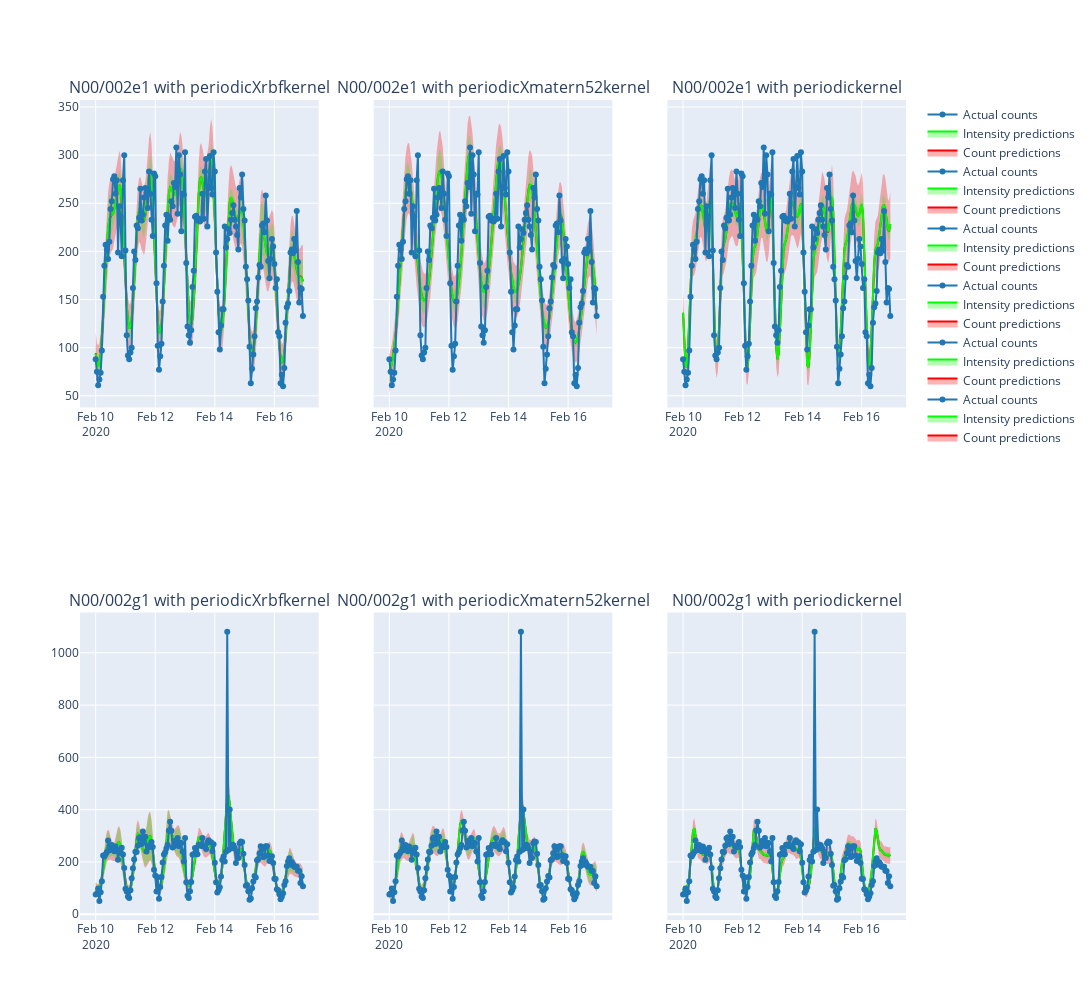

The notebook cell this image was saved under:
### Code cell
fig.update_layout(
    width=1500,
    height=1000
)
fig.show()

### Figure 1 — Plotly figure (JSON) as saved in the notebook; plotly's stock layout.template omitted (floating-point values rounded to 4 significant figures; data arrays with more than 128 entries replaced by an {"elided": "..."} marker saying what was removed)
{"data": [{"line": {"width": 0}, "marker": {"color": "#444"}, "mode": "lines", "name": "$Counts \\mu-2\\sigma$", "showlegend": false, "type": "scatter", "x": {"elided": "168 str values"}, "xaxis": "x", "y": {"elided": "168 float values"}, "yaxis": "y"}, {"fill": "tonexty", "fillcolor": "rgba(255,0,0,0.3)", "line": {"color": "rgb(255, 0, 0)"}, "mode": "lines", "name": "Count predictions", "type": "scatter", "x": {"elided": "168 str values"}, "xaxis": "x", "y": {"elided": "168 float values"}, "yaxis": "y"}, {"fill": "tonexty", "fillcolor": "rgba(255,0,0,0.3)", "line": {"width": 0}, "marker": {"color": "#444"}, "mode": "lines", "name": "$Counts \\mu+2\\sigma$", "showlegend": false, "type": "scatter", "x": {"elided": "168 str values"}, "xaxis": "x", "y": {"elided": "168 float values"}, "yaxis": "y"}, {"line": {"width": 0}, "marker": {"color": "#444"}, "mode": "lines", "name": "$Intensity \\mu-2\\sigma$", "showlegend": false, "type": "scatter", "x": {"elided": "168 str values"}, "xaxis": "x", "y": {"elided": "168 float values"}, "yaxis": "y"}, {"fill": "tonexty", "fillcolor": "rgba(0,255,0,0.3)", "line": {"color": "rgb(0, 255, 0)"}, "mode": "lines", "name": "Intensity predictions", "type": "scatter", "x": {"elided": "168 str values"}, "xaxis": "x", "y": {"elided": "168 float values"}, "yaxis": "y"}, {"fill": "tonexty", "fillcolor": "rgba(0,255,0,0.3)", "line": {"width": 0}, "marker": {"color": "#444"}, "mode": "lines", "name": "Intensity $\\mu+2\\sigma$", "showlegend": false, "type": "scatter", "x": {"elided": "168 str values"}, "xaxis": "x", "y": {"elided": "168 float values"}, "yaxis": "y"}, {"line": {"color": "#1f77b4"}, "mode": "lines+markers", "name": "Actual counts", "type": "scatter", "x": {"elided": "168 str values"}, "xaxis": "x", "y": {"elided": "168 int values"}, "yaxis": "y"}, {"line": {"width": 0}, "marker": {"color": "#444"}, "mode": "lines", "name": "$Counts \\mu-2\\sigma$", "showlegend": false, "type": "scatter", "x": {"elided": "168 str values"}, "xaxis": "x2", "y": {"elided": "168 float values"}, "yaxis": "y2"}, {"fill": "tonexty", "fillcolor": "rgba(255,0,0,0.3)", "line": {"color": "rgb(255, 0, 0)"}, "mode": "lines", "name": "Count predictions", "type": "scatter", "x": {"elided": "168 str values"}, "xaxis": "x2", "y": {"elided": "168 float values"}, "yaxis": "y2"}, {"fill": "tonexty", "fillcolor": "rgba(255,0,0,0.3)", "line": {"width": 0}, "marker": {"color": "#444"}, "mode": "lines", "name": "$Counts \\mu+2\\sigma$", "showlegend": false, "type": "scatter", "x": {"elided": "168 str values"}, "xaxis": "x2", "y": {"elided": "168 float values"}, "yaxis": "y2"}, {"line": {"width": 0}, "marker": {"color": "#444"}, "mode": "lines", "name": "$Intensity \\mu-2\\sigma$", "showlegend": false, "type": "scatter", "x": {"elided": "168 str values"}, "xaxis": "x2", "y": {"elided": "168 float values"}, "yaxis": "y2"}, {"fill": "tonexty", "fillcolor": "rgba(0,255,0,0.3)", "line": {"color": "rgb(0, 255, 0)"}, "mode": "lines", "name": "Intensity predictions", "type": "scatter", "x": {"elided": "168 str values"}, "xaxis": "x2", "y": {"elided": "168 float values"}, "yaxis": "y2"}, {"fill": "tonexty", "fillcolor": "rgba(0,255,0,0.3)", "line": {"width": 0}, "marker": {"color": "#444"}, "mode": "lines", "name": "Intensity $\\mu+2\\sigma$", "showlegend": false, "type": "scatter", "x": {"elided": "168 str values"}, "xaxis": "x2", "y": {"elided": "168 float values"}, "yaxis": "y2"}, {"line": {"color": "#1f77b4"}, "mode": "lines+markers", "name": "Actual counts", "type": "scatter", "x": {"elided": "168 str values"}, "xaxis": "x2", "y": {"elided": "168 int values"}, "yaxis": "y2"}, {"line": {"width": 0}, "marker": {"color": "#444"}, "mode": "lines", "name": "$Counts \\mu-2\\sigma$", "showlegend": false, "type": "scatter", "x": {"elided": "168 str values"}, "xaxis": "x3", "y": {"elided": "168 float values"}, "yaxis": "y3"}, {"fill": "tonexty", "fillcolor": "rgba(255,0,0,0.3)", "line": {"color": "rgb(255, 0, 0)"}, "mode": "lines", "name": "Count predictions", "type": "scatter", "x": {"elided": "168 str values"}, "xaxis": "x3", "y": {"elided": "168 float values"}, "yaxis": "y3"}, {"fill": "tonexty", "fillcolor": "rgba(255,0,0,0.3)", "line": {"width": 0}, "marker": {"color": "#444"}, "mode": "lines", "name": "$Counts \\mu+2\\sigma$", "showlegend": false, "type": "scatter", "x": {"elided": "168 str values"}, "xaxis": "x3", "y": {"elided": "168 float values"}, "yaxis": "y3"}, {"line": {"width": 0}, "marker": {"color": "#444"}, "mode": "lines", "name": "$Intensity \\mu-2\\sigma$", "showlegend": false, "type": "scatter", "x": {"elided": "168 str values"}, "xaxis": "x3", "y": {"elided": "168 float values"}, "yaxis": "y3"}, {"fill": "tonexty", "fillcolor": "rgba(0,255,0,0.3)", "line": {"color": "rgb(0, 255, 0)"}, "mode": "lines", "name": "Intensity predictions", "type": "scatter", "x": {"elided": "168 str values"}, "xaxis": "x3", "y": {"elided": "168 float values"}, "yaxis": "y3"}, {"fill": "tonexty", "fillcolor": "rgba(0,255,0,0.3)", "line": {"width": 0}, "marker": {"color": "#444"}, "mode": "lines", "name": "Intensity $\\mu+2\\sigma$", "showlegend": false, "type": "scatter", "x": {"elided": "168 str values"}, "xaxis": "x3", "y": {"elided": "168 float values"}, "yaxis": "y3"}, {"line": {"color": "#1f77b4"}, "mode": "lines+markers", "name": "Actual counts", "type": "scatter", "x": {"elided": "168 str values"}, "xaxis": "x3", "y": {"elided": "168 int values"}, "yaxis": "y3"}, {"line": {"width": 0}, "marker": {"color": "#444"}, "mode": "lines", "name": "$Counts \\mu-2\\sigma$", "showlegend": false, "type": "scatter", "x": {"elided": "168 str values"}, "xaxis": "x4", "y": {"elided": "168 float values"}, "yaxis": "y4"}, {"fill": "tonexty", "fillcolor": "rgba(255,0,0,0.3)", "line": {"color": "rgb(255, 0, 0)"}, "mode": "lines", "name": "Count predictions", "type": "scatter", "x": {"elided": "168 str values"}, "xaxis": "x4", "y": {"elided": "168 float values"}, "yaxis": "y4"}, {"fill": "tonexty", "fillcolor": "rgba(255,0,0,0.3)", "line": {"width": 0}, "marker": {"color": "#444"}, "mode": "lines", "name": "$Counts \\mu+2\\sigma$", "showlegend": false, "type": "scatter", "x": {"elided": "168 str values"}, "xaxis": "x4", "y": {"elided": "168 float values"}, "yaxis": "y4"}, {"line": {"width": 0}, "marker": {"color": "#444"}, "mode": "lines", "name": "$Intensity \\mu-2\\sigma$", "showlegend": false, "type": "scatter", "x": {"elided": "168 str values"}, "xaxis": "x4", "y": {"elided": "168 float values"}, "yaxis": "y4"}, {"fill": "tonexty", "fillcolor": "rgba(0,255,0,0.3)", "line": {"color": "rgb(0, 255, 0)"}, "mode": "lines", "name": "Intensity predictions", "type": "scatter", "x": {"elided": "168 str values"}, "xaxis": "x4", "y": {"elided": "168 float values"}, "yaxis": "y4"}, {"fill": "tonexty", "fillcolor": "rgba(0,255,0,0.3)", "line": {"width": 0}, "marker": {"color": "#444"}, "mode": "lines", "name": "Intensity $\\mu+2\\sigma$", "showlegend": false, "type": "scatter", "x": {"elided": "168 str values"}, "xaxis": "x4", "y": {"elided": "168 float values"}, "yaxis": "y4"}, {"line": {"color": "#1f77b4"}, "mode": "lines+markers", "name": "Actual counts", "type": "scatter", "x": {"elided": "168 str values"}, "xaxis": "x4", "y": {"elided": "168 int values"}, "yaxis": "y4"}, {"line": {"width": 0}, "marker": {"color": "#444"}, "mode": "lines", "name": "$Counts \\mu-2\\sigma$", "showlegend": false, "type": "scatter", "x": {"elided": "168 str values"}, "xaxis": "x5", "y": {"elided": "168 float values"}, "yaxis": "y5"}, {"fill": "tonexty", "fillcolor": "rgba(255,0,0,0.3)", "line": {"color": "rgb(255, 0, 0)"}, "mode": "lines", "name": "Count predictions", "type": "scatter", "x": {"elided": "168 str values"}, "xaxis": "x5", "y": {"elided": "168 float values"}, "yaxis": "y5"}, {"fill": "tonexty", "fillcolor": "rgba(255,0,0,0.3)", "line": {"width": 0}, "marker": {"color": "#444"}, "mode": "lines", "name": "$Counts \\mu+2\\sigma$", "showlegend": false, "type": "scatter", "x": {"elided": "168 str values"}, "xaxis": "x5", "y": {"elided": "168 float values"}, "yaxis": "y5"}, {"line": {"width": 0}, "marker": {"color": "#444"}, "mode": "lines", "name": "$Intensity \\mu-2\\sigma$", "showlegend": false, "type": "scatter", "x": {"elided": "168 str values"}, "xaxis": "x5", "y": {"elided": "168 float values"}, "yaxis": "y5"}, {"fill": "tonexty", "fillcolor": "rgba(0,255,0,0.3)", "line": {"color": "rgb(0, 255, 0)"}, "mode": "lines", "name": "Intensity predictions", "type": "scatter", "x": {"elided": "168 str values"}, "xaxis": "x5", "y": {"elided": "168 float values"}, "yaxis": "y5"}, {"fill": "tonexty", "fillcolor": "rgba(0,255,0,0.3)", "line": {"width": 0}, "marker": {"color": "#444"}, "mode": "lines", "name": "Intensity $\\mu+2\\sigma$", "showlegend": false, "type": "scatter", "x": {"elided": "168 str values"}, "xaxis": "x5", "y": {"elided": "168 float values"}, "yaxis": "y5"}, {"line": {"color": "#1f77b4"}, "mode": "lines+markers", "name": "Actual counts", "type": "scatter", "x": {"elided": "168 str values"}, "xaxis": "x5", "y": {"elided": "168 int values"}, "yaxis": "y5"}, {"line": {"width": 0}, "marker": {"color": "#444"}, "mode": "lines", "name": "$Counts \\mu-2\\sigma$", "showlegend": false, "type": "scatter", "x": {"elided": "168 str values"}, "xaxis": "x6", "y": {"elided": "168 float values"}, "yaxis": "y6"}, {"fill": "tonexty", "fillcolor": "rgba(255,0,0,0.3)", "line": {"color": "rgb(255, 0, 0)"}, "mode": "lines", "name": "Count predictions", "type": "scatter", "x": {"elided": "168 str values"}, "xaxis": "x6", "y": {"elided": "168 float values"}, "yaxis": "y6"}, {"fill": "tonexty", "fillcolor": "rgba(255,0,0,0.3)", "line": {"width": 0}, "marker": {"color": "#444"}, "mode": "lines", "name": "$Counts \\mu+2\\sigma$", "showlegend": false, "type": "scatter", "x": {"elided": "168 str values"}, "xaxis": "x6", "y": {"elided": "168 float values"}, "yaxis": "y6"}, {"line": {"width": 0}, "marker": {"color": "#444"}, "mode": "lines", "name": "$Intensity \\mu-2\\sigma$", "showlegend": false, "type": "scatter", "x": {"elided": "168 str values"}, "xaxis": "x6", "y": {"elided": "168 float values"}, "yaxis": "y6"}, {"fill": "tonexty", "fillcolor": "rgba(0,255,0,0.3)", "line": {"color": "rgb(0, 255, 0)"}, "mode": "lines", "name": "Intensity predictions", "type": "scatter", "x": {"elided": "168 str values"}, "xaxis": "x6", "y": {"elided": "168 float values"}, "yaxis": "y6"}, {"fill": "tonexty", "fillcolor": "rgba(0,255,0,0.3)", "line": {"width": 0}, "marker": {"color": "#444"}, "mode": "lines", "name": "Intensity $\\mu+2\\sigma$", "showlegend": false, "type": "scatter", "x": {"elided": "168 str values"}, "xaxis": "x6", "y": {"elided": "168 float values"}, "yaxis": "y6"}, {"line": {"color": "#1f77b4"}, "mode": "lines+markers", "name": "Actual counts", "type": "scatter", "x": {"elided": "168 str values"}, "xaxis": "x6", "y": {"elided": "168 int values"}, "yaxis": "y6"}], "layout": {"annotations": [{"font": {"size": 16}, "showarrow": false, "text": "N00/002e1 with periodicXrbfkernel", "x": 0.1444, "xanchor": "center", "xref": "paper", "y": 1, "yanchor": "bottom", "yref": "paper"}, {"font": {"size": 16}, "showarrow": false, "text": "N00/002e1 with periodicXmatern52kernel", "x": 0.5, "xanchor": "center", "xref": "paper", "y": 1, "yanchor": "bottom", "yref": "paper"}, {"font": {"size": 16}, "showarrow": false, "text": "N00/002e1 with periodickernel", "x": 0.8556, "xanchor": "center", "xref": "paper", "y": 1, "yanchor": "bottom", "yref": "paper"}, {"font": {"size": 16}, "showarrow": false, "text": "N00/002g1 with periodicXrbfkernel", "x": 0.1444, "xanchor": "center", "xref": "paper", "y": 0.375, "yanchor": "bottom", "yref": "paper"}, {"font": {"size": 16}, "showarrow": false, "text": "N00/002g1 with periodicXmatern52kernel", "x": 0.5, "xanchor": "center", "xref": "paper", "y": 0.375, "yanchor": "bottom", "yref": "paper"}, {"font": {"size": 16}, "showarrow": false, "text": "N00/002g1 with periodickernel", "x": 0.8556, "xanchor": "center", "xref": "paper", "y": 0.375, "yanchor": "bottom", "yref": "paper"}], "height": 1000, "width": 1500, "xaxis": {"anchor": "y", "domain": [0, 0.2889]}, "xaxis2": {"anchor": "y2", "domain": [0.3556, 0.6444]}, "xaxis3": {"anchor": "y3", "domain": [0.7111, 1]}, "xaxis4": {"anchor": "y4", "domain": [0, 0.2889]}, "xaxis5": {"anchor": "y5", "domain": [0.3556, 0.6444]}, "xaxis6": {"anchor": "y6", "domain": [0.7111, 1]}, "yaxis": {"anchor": "x", "domain": [0.625, 1]}, "yaxis2": {"anchor": "x2", "domain": [0.625, 1], "matches": "y", "showticklabels": false}, "yaxis3": {"anchor": "x3", "domain": [0.625, 1], "matches": "y", "showticklabels": false}, "yaxis4": {"anchor": "x4", "domain": [0, 0.375]}, "yaxis5": {"anchor": "x5", "domain": [0, 0.375], "matches": "y4", "showticklabels": false}, "yaxis6": {"anchor": "x6", "domain": [0, 0.375], "matches": "y4", "showticklabels": false}}}
